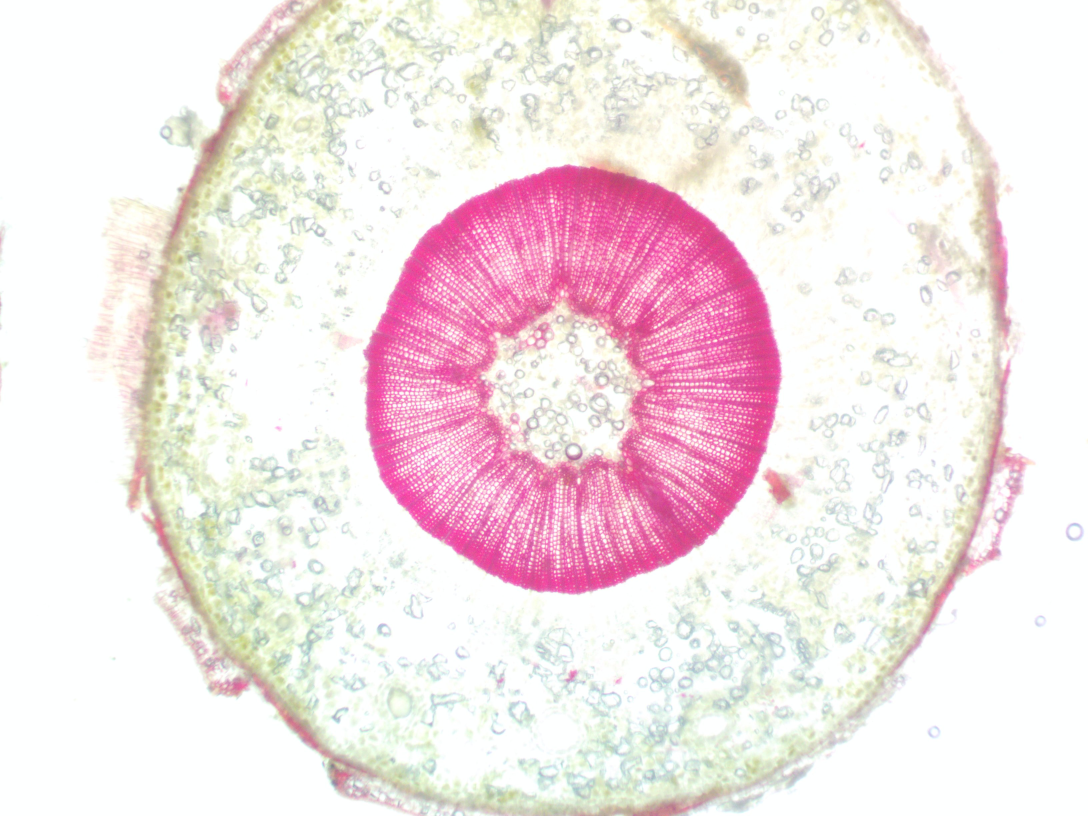
#> input picture examples/input.jpg, 3264 x 2448 px (shown at 1/3 size)
$ python main.py ../examples/input.jpg
#> lines starting #> are read from the running program, lines starting #| are printed output that depends on the picture; after the words box and inside, x2 and y2 are one past the last pixel; in counts of white or black regions, pixels touching at a corner belong together
### src/processing.py
import cv2
import numpy as np
import imutils
from typing import List, Tuple

from src.plots import plot_result
from src.constants import color1, color2, r


def extract_contour(img: np.ndarray) -> np.ndarray:
    # image segmentation based on HSV colors
    hsv_img = cv2.cvtColor(img, cv2.COLOR_RGB2HSV)
    mask = cv2.inRange(hsv_img, color1, color2)
    result = cv2.bitwise_and(img, img, mask=mask)

    # countours detection
    cnts = cv2.findContours(
            mask.copy(),
            cv2.RETR_EXTERNAL,
            cv2.CHAIN_APPROX_NONE,
            )

    # select countur with max area
    cnts = imutils.grab_contours(cnts)
    c = max(cnts, key = cv2.contourArea)
    return c


def calc_min_distance(point: Tuple[float, float], cnt: np.ndarray) -> float:
    x, y = point
    x_c, y_c = cnt[:, 0, 0], cnt[:, 0, 1]
    distancies = np.sqrt(np.power(x - x_c, 2) + np.power(y - y_c, 2))
    return np.min(distancies)


def check_point(point: Tuple[float, float], cnt: np.ndarray, point_type: str) -> Tuple[float, float]:
    while(calc_min_distance(point, cnt) < r):
        if point_type == "top":
            point = (point[0], point[1] + 1)
        elif point_type == "left":
            point = (point[0] +1, point[1])
        elif point_type == "right":
            point = (point[0] - 1, point[1])
        elif point_type == "bottom":
            point = (point[0], point[1] - 1)
    return point


def select_points(c: np.ndarray) -> List[Tuple[float, float]]:
    # find countur centr
    M = cv2.moments(c)
    cx = int(M['m10']/M['m00'])
    cy = int(M['m01']/M['m00'])

    points = []
    # points from bottom
    cb = c[np.where(c[:, 0, 1] > cy)]
    idx1 = np.abs(cb[:, 0, 0] - (cx-3*r)).argmin()
    idx2 = np.abs(cb[:, 0, 0] - (cx-r)).argmin()
    idx3 = np.abs(cb[:, 0, 0] - (cx+r)).argmin()
    idx4 = np.abs(cb[:, 0, 0] - (cx+3*r)).argmin()

    points.append(check_point((cb[idx1][0][0], cb[idx1][0][1]-r), cb, "bottom"))
    points.append(check_point((cb[idx2][0][0], cb[idx2][0][1]-r), cb, "bottom"))
    points.append(check_point((cb[idx3][0][0], cb[idx3][0][1]-r), cb, "bottom"))
    points.append(check_point((cb[idx4][0][0], cb[idx4][0][1]-r), cb, "bottom"))

    # points from top
    ct = c[np.where(c[:, 0, 1] < cy)]
    idx5 = np.abs(ct[:, 0, 0] - (cx-3*r)).argmin()
    idx6 = np.abs(ct[:, 0, 0] - (cx-r)).argmin()
    idx7 = np.abs(ct[:, 0, 0] - (cx+r)).argmin()
    idx8 = np.abs(ct[:, 0, 0] - (cx+3*r)).argmin()

    points.append(check_point((ct[idx5][0][0], ct[idx5][0][1]+r), ct, "top"))
    points.append(check_point((ct[idx6][0][0], ct[idx6][0][1]+r), ct, "top"))
    points.append(check_point((ct[idx7][0][0], ct[idx7][0][1]+r), ct, "top"))
    points.append(check_point((ct[idx8][0][0], ct[idx8][0][1]+r), ct, "top"))

    # points from right
    cr = c[np.where(c[:, 0, 0] > cx)]
    idx9 = np.abs(cr[:, 0, 1] - (cy-3*r)).argmin()
    idx10 = np.abs(cr[:, 0, 1] - (cy-r)).argmin()
    idx11 = np.abs(cr[:, 0, 1] - (cy+r)).argmin()
    idx12 = np.abs(cr[:, 0, 1] - (cy+3*r)).argmin()

    points.append(check_point((cr[idx9][0][0]-r, cr[idx9][0][1]), cr, "right"))
    points.append(check_point((cr[idx10][0][0]-r, cr[idx10][0][1]), cr, "right"))
    points.append(check_point((cr[idx11][0][0]-r, cr[idx11][0][1]), cr, "right"))
    points.append(check_point((cr[idx12][0][0]-r, cr[idx12][0][1]), cr, "right"))

    # points from left
    cl = c[np.where(c[:, 0, 0] < cx)]
    idx13 = np.abs(cl[:, 0, 1] - (cy-3*r)).argmin()
    idx14 = np.abs(cl[:, 0, 1] - (cy-r)).argmin()
    idx15 = np.abs(cl[:, 0, 1] - (cy+r)).argmin()
    idx16 = np.abs(cl[:, 0, 1] - (cy+3*r)).argmin()

    points.append(check_point((cl[idx13][0][0]+r, cl[idx13][0][1]), cl, "left"))
    points.append(check_point((cl[idx14][0][0]+r, cl[idx14][0][1]), cl, "left"))
    points.append(check_point((cl[idx15][0][0]+r, cl[idx15][0][1]), cl, "left"))
    points.append(check_point((cl[idx16][0][0]+r, cl[idx16][0][1]), cl, "left"))

    return points


def mean_color(points: List[Tuple[float, float]], img: np.ndarray) -> List[np.ndarray]:
    res = []
    for p in points:
        mask = np.zeros_like(img)
        mask = cv2.circle(mask, p, r, (255,255,255), -1)
        result = cv2.cvtColor(img.copy(), cv2.COLOR_BGR2BGRA)
        result[:, :, 3] = mask[:,:,0]
        res.append(result[np.where(result[:,:, 3] > 0)].mean(axis=0))
    return res


def process_image(image: np.ndarray, plot=None):
    cnt = extract_contour(image)
    points = select_points(cnt)
    colors = mean_color(points, image)
    if plot:
        plot_result(image, cnt, points, r, plot)
    return colors

### src/plots.py
import cv2
import numpy as np
from typing import List, Tuple


def plot_result(
        img: np.ndarray,
        conture: np.ndarray,
        points: List[Tuple[float, float]],
        radius: int,
        plot: str):
    img = cv2.drawContours(img, conture, -1, 255, 3)
    for point in points:
        cv2.circle(img, point, radius, (255, 0, 0))
    cv2.imwrite(plot, img)

### src/main.py
import cv2
import sys

from src.processing import process_image


def main(filename: str):
#> called with filename = '../examples/input.jpg'
    img = cv2.imread(filename)
#> img is the input picture: shape (2448, 3264, 3); mean B, G, R 231.7, 229.4, 244
    img = cv2.resize(img, (1280, 1024))
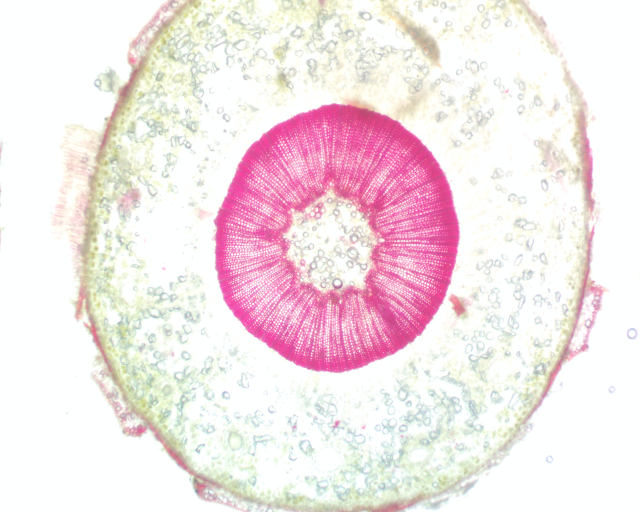
#> img: shape (1024, 1280, 3) (shown at 1/2 size); mean B, G, R 231.7, 229.3, 244
    print(process_image(img, plot=True))
#> in extract_contour, `hsv_img = cv2.cvtColor(img, cv2.COLOR_RGB2HSV)`: hsv_img: shape (1024, 1280, 3); mean H, S, V 66.4, 25.1, 246.3
#> in extract_contour, `mask = cv2.inRange(hsv_img, color1, color2)`:
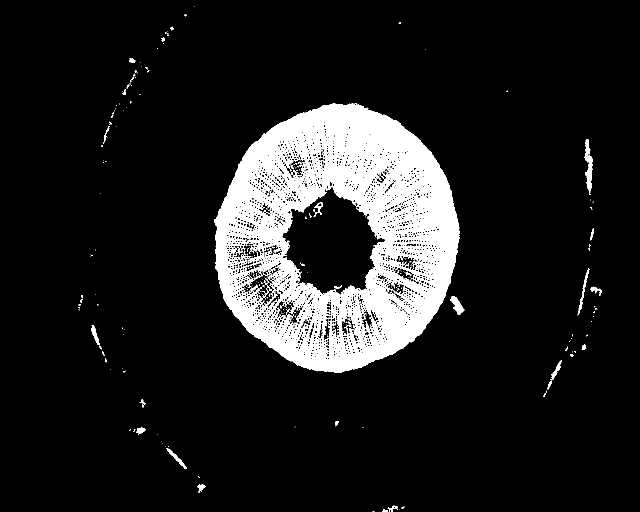
#> mask: shape (1024, 1280) (shown at 1/2 size); 11.3% white; 266 white regions (231 under 20 px)
#> in extract_contour, `result = cv2.bitwise_and(img, img, mask=mask)`:
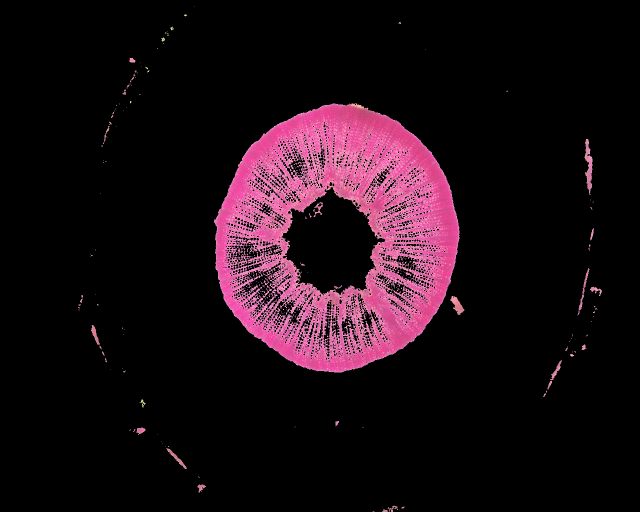
#> result: shape (1024, 1280, 3) (shown at 1/2 size); mean B, G, R 19.3, 12.5, 26.6
#> in extract_contour, `cnts = cv2.findContours( mask.copy(), cv2.RETR_EXTERNAL, cv2.CHAIN_APP..`: cnts = 126 contours, 103 with area under 20; largest, box (x1, y1, x2, y2) and area: (428, 206, 919, 745) 200984, (1169, 278, 1185, 390) 792, (901, 592, 929, 630) 446, (333, 896, 374, 938) 262, (1155, 536, 1179, 631) 242
#> in extract_contour, `c = max(cnts, key = cv2.contourArea)`: c = contour of 1523 points, box (x1, y1, x2, y2) (428, 206, 919, 745), area 200984
#> in process_image, `cnt = extract_contour(image)`: cnt has the same summary as c in extract_contour
#> in select_points, `M = cv2.moments(c)`: M = moments, m00 200983.5, centre m10/m00, m01/m00 = (673.3, 476.3)
#> in select_points, `cx = int(M['m10']/M['m00'])`: cx = 673
#> in select_points, `cy = int(M['m01']/M['m00'])`: cy = 476
#> in select_points, `cb = c[np.where(c[:, 0, 1] > cy)]`: cb = contour of 756 points, box (x1, y1, x2, y2) (430, 477, 919, 745), area 100394
#> in select_points, `idx1 = np.abs(cb[:, 0, 0] - (cx-3*r)).argmin()`: idx1 = 337
#> in select_points, `idx2 = np.abs(cb[:, 0, 0] - (cx-r)).argmin()`: idx2 = 367
#> in select_points, `idx3 = np.abs(cb[:, 0, 0] - (cx+r)).argmin()`: idx3 = 397
#> in select_points, `idx4 = np.abs(cb[:, 0, 0] - (cx+3*r)).argmin()`: idx4 = 427
#> in calc_min_distance, `x, y = point`: x = 628; y = 724
#> the loop in check_point, `while(calc_min_distance(point, cnt) < r):` made 2 passes
#> the loop in check_point (call 2), `while(calc_min_distance(point, cnt) < r):` made 2 passes
#> in select_points, `ct = c[np.where(c[:, 0, 1] < cy)]`: ct = contour of 765 points, box (x1, y1, x2, y2) (428, 206, 919, 476), area 99614
#> in select_points, `idx5 = np.abs(ct[:, 0, 0] - (cx-3*r)).argmin()`: idx5 = 85
#> in select_points, `idx6 = np.abs(ct[:, 0, 0] - (cx-r)).argmin()`: idx6 = 55
#> in select_points, `idx7 = np.abs(ct[:, 0, 0] - (cx+r)).argmin()`: idx7 = 25
#> in select_points, `idx8 = np.abs(ct[:, 0, 0] - (cx+3*r)).argmin()`: idx8 = 749
#> in select_points, `cr = c[np.where(c[:, 0, 0] > cx)]`: cr = contour of 764 points, box (x1, y1, x2, y2) (674, 206, 919, 745), area 100214
#> in select_points, `idx9 = np.abs(cr[:, 0, 1] - (cy-3*r)).argmin()`: idx9 = 458
#> in select_points, `idx10 = np.abs(cr[:, 0, 1] - (cy-r)).argmin()`: idx10 = 428
#> in select_points, `idx11 = np.abs(cr[:, 0, 1] - (cy+r)).argmin()`: idx11 = 398
#> in select_points, `idx12 = np.abs(cr[:, 0, 1] - (cy+3*r)).argmin()`: idx12 = 368
#> in select_points, `cl = c[np.where(c[:, 0, 0] < cx)]`: cl = contour of 757 points, box (x1, y1, x2, y2) (428, 207, 673, 745), area 99697
#> in select_points, `idx13 = np.abs(cl[:, 0, 1] - (cy-3*r)).argmin()`: idx13 = 325
#> in select_points, `idx14 = np.abs(cl[:, 0, 1] - (cy-r)).argmin()`: idx14 = 359
#> in select_points, `idx15 = np.abs(cl[:, 0, 1] - (cy+r)).argmin()`: idx15 = 389
#> in select_points, `idx16 = np.abs(cl[:, 0, 1] - (cy+3*r)).argmin()`: idx16 = 419
#> in process_image, `points = select_points(cnt)`: points = [(628, 722), (658, 726), (688, 725), (718, 718), (628, 237), (658, 225), (688, 226), (718, 229), (896, 431), (902, 461), (899, 491), (894, 521), (452, 431), (449, 461), (448, 491), (448, 521)]
#> the loop in mean_color, `for p in points:` made 16 passes
#> pass 1, in mean_color, `mask = cv2.circle(mask, p, r, (255,255,255), -1)`:
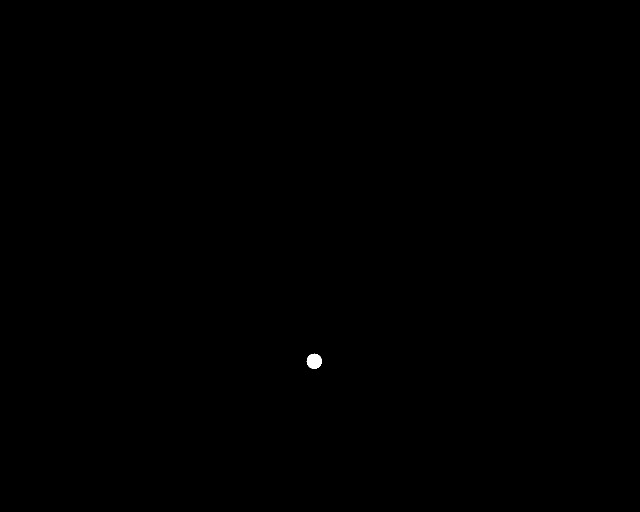
#> mask: shape (1024, 1280, 3) (shown at 1/2 size); 0.05% white; 1 white region, box (x1, y1, x2, y2) and area: (613, 707, 644, 738) 709
#> after the loop in mean_color, `for p in points:`: res = 16 items, first 6: [158.1, 89.5, 228.6, 255], [165.6, 92.8, 233.2, 255], [158, 87.41, 229.6, 255], [156.2, 89.37, 227.5, 255], [156.7, 80.83, 234.1, 255], [147.7, 74.27, 229.7, 255]
#> in process_image, `colors = mean_color(points, image)`: colors has the same summary as res in mean_color
#> in plot_result, `img = cv2.drawContours(img, conture, -1, 255, 3)`:
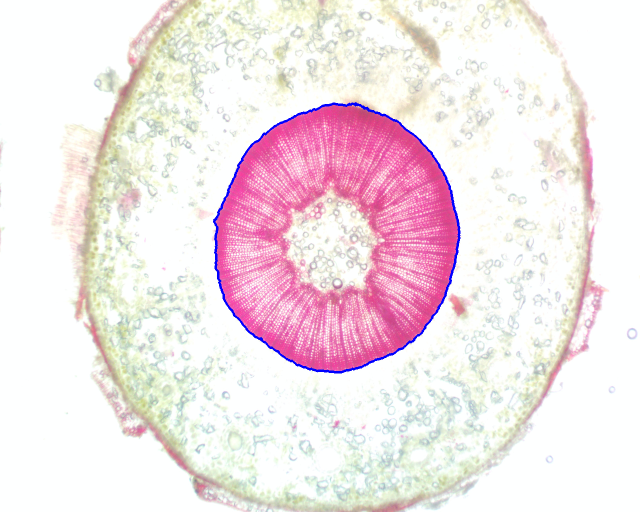
#> img: shape (1024, 1280, 3) (shown at 1/2 size); 0.57% of pixels changed, all inside (x1, y1, x2, y2) = (426, 204, 921, 747)
#> the loop in plot_result, `for point in points:` made 16 passes
#> after the loop in plot_result, `for point in points:`:
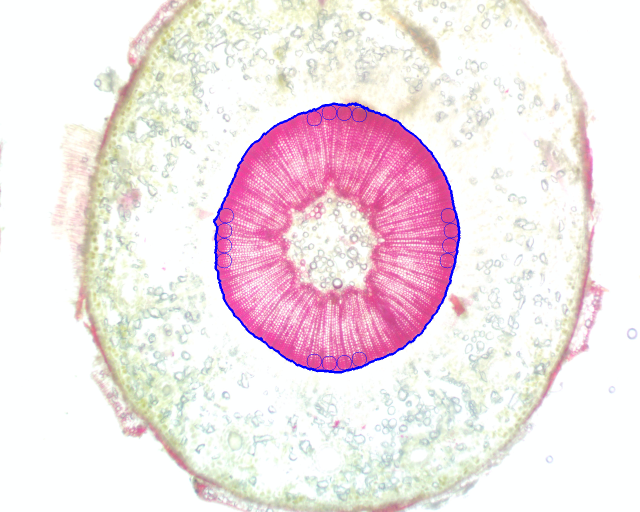
#> img: shape (1024, 1280, 3) (shown at 1/2 size); 0.09% of pixels changed, all inside (x1, y1, x2, y2) = (434, 211, 916, 741)
#> (printed output is left out)


if __name__ == "__main__":
    main(sys.argv[1])
